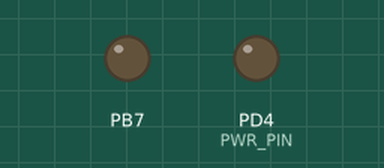
This program was run on a simulated ATmega644P, built with avr-gcc and emulated at 12 MHz. Shown: output pins drawn as LEDs (lit = HIGH). The modem accepts every AT command (registered, SIM ready, sends succeed) and sends nothing else; what the program prints to the serial monitor is not drawn.

Above: at 6.1 s.
At 20.2 s:
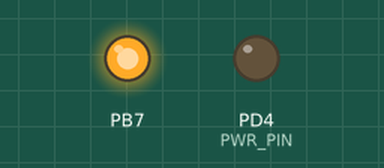
Timing chart, 0 to 41.2 s (numbered marks = the images above):
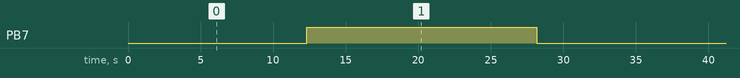

The program:

main.c
```c
/*
 * cartrack.c
 *
 * Created: 15/06/2014 10:40:05
 *  Author: seblovett
 */


#include <avr/io.h>
#include <util/delay.h>
#include <stdio.h>
#include "DebugUsart/Uart.h"
#include "GSM/GSM.h"


int main(void)
{
	DDRB = 0x80;
	Uart_Init();
	printf("\n\n\rCar Track AVR\n\r");
	GSM_Init();
	_delay_ms(4000);
	GPRS_Setup();
    while(1)
    {
		PORTB ^= 0x80;
		GSM_Proc();
		GPRS_Send();
		_delay_ms(5000);
    }
}
```

Uart.c
```c
/**
 *  @brief Uart.c
 *  Date Created: Sun 15 Jun 2014 10:51:54 BST by seblovett on seblovett-Ubuntu
 *  <+Last Edited: Sun 15 Jun 2014 11:23:46 BST by seblovett on seblovett-Ubuntu +>
 *  @author seblovett
 *  @brief ...
 */

#include "Uart.h"
#include "../GSM/Interface.h"
///@todo - make this more generic
void Uart_Init(void)
{
	cli();
	stdout = &mystdout;
	UBRR0H = 0;
	UBRR0L = 0x4d;
	UCSR0B = (1 << RXEN0) | (1 << TXEN0) | (1 << RXCIE0); //enable rx and tx, also rx interrupt
	UCSR0C = (1 << UCSZ01) | (1 << UCSZ00); // 8 data, 1 stop, 0 parity
	sei();
}


void Uart_SendChar(uint8_t c)
{
	while ( !(UCSR0A & (1<<UDRE0)) ) ; //wait until buffer is empty
	UDR0 = c; //send the data
}


ISR(USART0_RX_vect)
{
	uint8_t c = UDR0;
	Interface_SendChar(c);//echo to GSM
	//if (c == '\r')
	//	Interface_SendChar('\n');
	if (c == 2)
	{
		circBuf.WritePtr = 0; //reset ptr
		circBuf.ReadPtr = 0;
		for (c = 0; c < CIRBUF_SIZE; c++)
			circBuf.Buffer[c] = 0;
	}
}

void Uart_SendString(char *s)
{
	while(*s)
		Uart_SendChar(*(s++));
}

int Uart_putchar_printf(char var, FILE *stream) {
    if (var == '\n')
		Uart_SendChar('\r');
    Uart_SendChar(var);
    return 0;
}
```

Uart.h
```c
/*
 * Uart.h
 *
 * Created: 15/06/2014 10:50:57
 *  Author: seblovett
 */

#include <avr/io.h>
#include <avr/interrupt.h>
#include <stdio.h>
#ifndef UART_H_
#define UART_H_


void Uart_Init(void);
void Uart_SendChar(uint8_t c);
void Uart_SendString(char *s);
int Uart_putchar_printf(char var, FILE *stream);

static FILE mystdout = FDEV_SETUP_STREAM(Uart_putchar_printf, NULL, _FDEV_SETUP_WRITE);

#endif /* UART_H_ */
```

AT.h
```c
/*
 * AT.h
 *
 * Created: 15/06/2014 14:04:13
 *  Author: seblovett
 */

#include <stdio.h>
#include "Interface.h"
#ifndef AT_H_
#define AT_H_


#define AT_SUCCESS	0	//! AT command was successful
#define AT_TIMEOUT	1	//! AT command has timed out
#define AT_ERROR	2	//! AT command returned error

uint8_t AT_OK(void);
uint8_t ATE(uint8_t Echo);
uint8_t ATV(uint8_t val);
uint8_t ATaF(void);
uint8_t ATCSQ(void);
uint8_t AT_CGATT(uint8_t val);
uint8_t AT_QIREGAPP(void);
uint8_t AT_QICSGP(void);
uint8_t AT_QISHOWRA(uint8_t val);
uint8_t AT_QIDNSIP(uint8_t val);
uint8_t AT_QIFGCNT(uint8_t val);
uint8_t AT_QILOCIP(void);
uint8_t AT_QIACT(void);
uint8_t AT_QISEND(void);
uint8_t AT_QIOPEN(void);
uint8_t ParseReceived(void);
#endif /* AT_H_ */
```

GSM.c
```c
/**
 *  @brief GSM.c
 *  Date Created: Sun 15 Jun 2014 12:15:12 BST by seblovett on seblovett-Ubuntu
 *  <+Last Edited: Sun 15 Jun 2014 12:16:17 BST by seblovett on seblovett-Ubuntu +>
 *  @author seblovett
 *  @brief Encompassing functions to run the higher level aspects of the GSM modem.
 */

#include "GSM.h"

/** @brief Initialise the GSM module
 */
uint8_t GSM_Init(void)
{
	//defaults in the config
	gsm.config = GSM_CONFIG_ECHO; //atv and echo are on by default
	Interface_Init();
	//maybe power cycle it to ensure it is reset?

	if (AT_TIMEOUT == ATaF()) //if it isn't on
	{
		printf("GSM Off, attempting to turn on...\n\r");
		//turn it on
		Pulse_Power();
		_delay_ms(1000);
		//try again
		if (AT_TIMEOUT == ATaF())
		{
			printf("Cannot turn GSM on");
			return AT_TIMEOUT;
		}
	}
	gsm.status |= GSM_STATUS_POWER; //remember that it is on.
	//set to not echo
	ATE(1);
	ATV(1);
	AT_OK();
	ATCSQ();
	AT_CGATT(1);
	printf("\n\rStatus = %x\n\r", gsm.status);
	return 0;

}

/** @brief Checks if the GSM modem is on or off
 *	Result is stored in the GSM_t.status
 */
void GSM_CheckOn()
{
	switch (AT_OK())
	{
		case AT_SUCCESS:
			//set the bit
			gsm.status |= GSM_STATUS_POWER;
			break;
		default:
			//clear the bit
			gsm.status &= ~(GSM_STATUS_POWER);
			break;
	}
}

/** @brief Runs regular functions needed.
 *  retval - 0 okay, > 0 error
 *  Runs the ParseReceived() function.
 *  Also sends an AT command to ensure the GSM is still working error free.
 *	Any errors found here are stored in the GSM_t struct.
 */
uint8_t GSM_Proc(void)
{
	//uint8_t c = Circ_Read_Char();
	return ParseReceived();
	//Dump_Buf();
	//return 0;
}


/** @brief Calls all AT commands to set up the GPRS functionality
  */
void GPRS_Setup()
{
	AT_QIREGAPP();
	_delay_ms(1000);
	AT_QIACT();
	_delay_ms(1000);
	AT_CGATT(1);
	_delay_ms(1000);
	//AT_QILOCIP();
	AT_QIFGCNT(0);
	_delay_ms(1000);
	AT_QIDNSIP(1);
	_delay_ms(1000);
	AT_QISHOWRA(1);
	_delay_ms(1000);
}


/** @brief Calls functions needed to submit data to the website
 *	@todo - need to put actual data sending in here
 */
void GPRS_Send(void)
{
	AT_QIOPEN();

	//QISEND
	_delay_ms(4000);
	AT_QISEND();
	//QICLOSE

}
```

GSM.h
```c
/*
 * GSM.h
 *
 * Created: 15/06/2014 12:05:36
 *  Author: seblovett
 */

#include "Interface.h"
#include "AT.h"
#include <util/delay.h>
#ifndef GSM_H_
#define GSM_H_
uint8_t GSM_Init(void);
uint8_t GSM_Proc(void);
void GPRS_Setup();
void GPRS_Send(void);
#endif /* GSM_H_ */
```

Interface.c
```c
/**
 *  @brief Interface.c
 *  Date Created: Sun 15 Jun 2014 12:05:52 BST by seblovett on seblovett-Ubuntu
 *  <+Last Edited: Sun 15 Jun 2014 12:06:26 BST by seblovett on seblovett-Ubuntu +>
 *  @author seblovett
 *  @brief All hardware specifics are done in this file
 */

#include "Interface.h"


/** @brief initialises the peripherals and variables needed
 *	USART is configured
 *	Power pin in set to output,
 *	Circular Buffer is cleared
 */
void Interface_Init()
{
	cli();
	//initialise the uart interface
	UBRR1H = 0;
	UBRR1L = 0x4d;
	UCSR1B = (1 << RXEN1) | (1 << TXEN1) | (1 << RXCIE1); //enable rx and tx, also rx interrupt
	UCSR1C = (1 << UCSZ11) | (1 << UCSZ10); // 8 data, 1 stop, 0 parity

	//init power pin
	PWR_PORT &= ~(1 << PWR_PIN);
	PWR_DDR |= (1 << PWR_PIN);

	//initialise the circular buffer
	circBuf.ReadPtr = 0;
	circBuf.WritePtr = 0;
	sei();

}

/** @brief Sends a single uint8_t to the GSM modem
 *	@param c - the data to send
 */
void Interface_SendChar(uint8_t c)
{
	while ( !(UCSR1A & (1<<UDRE1)) ) ; //wait until buffer is empty
	UDR1 = c; //send the data
}

/** @brief ISR for the receipt of data from modem.
 *	Data received is stored in the circular buffer using Circ_Write_Char()
 */
ISR(USART1_RX_vect)
{
	uint8_t c = UDR1;
	Circ_Write_Char(c);
}

/** @brief Sends a string of chars to the GSM modem
 *	@param s - a pointer to the null terminated string to send
 */
void Interface_SendString(char *s)
{
	while(*s)
		Interface_SendChar(*(s++));
}

/** @brief Debug method for dumping the contents and pointers of the circular buffer
 */
void Dump_Buf(void)
{
	printf("\r                                                 \r");
	for (uint8_t i = 0; i < CIRBUF_SIZE; i++)
	{
			printf("%c", circBuf.Buffer[i]);
	}
	printf("\tWP=%d\tRP=%d", circBuf.WritePtr, circBuf.ReadPtr);
}

/** @brief Calculates how much data is in the buffer (if any)
 *	@retval number of bytes of valid, unread data in the circular buffer
 */
uint8_t Circ_Count(void)
{
	uint8_t retval;
	if (circBuf.ReadPtr <= circBuf.WritePtr) //not wrapped
		retval = circBuf.WritePtr - circBuf.ReadPtr; //return the diff
	else
		retval = (circBuf.WritePtr + (CIRBUF_SIZE - circBuf.ReadPtr)); //if it is wrapped
	return retval;
}

/** @brief pulses the power pin to turn the GSM modem on.
 */
void Pulse_Power(void)
{
	PWR_PORT |= (1 << PWR_PIN);
	_delay_ms(500);
	PWR_PORT &= ~(1 << PWR_PIN);
}
```

Interface.h
```c
/*
 * Interface.h
 *
 * Created: 15/06/2014 12:05:45
 *  Author: seblovett
 */

#include <avr/io.h>
#include <avr/interrupt.h>
#include <stdio.h>
#include <util/delay.h>

#ifndef INTERFACE_H_
#define INTERFACE_H_


#define GPRS_APN	"bluevia.movistar.es" //! The APN to use
#define CIRBUF_SIZE 250		//! Size of the circular buffer. Maximum of 254.

/** \defgroup powerpin "Power Pin Configuration" */
/* @{ */
#define PWR_DDR		DDRD	//! DDR the power connection is on
#define PWR_PORT	PORTD	//!	PORT the power connection is on
#define PWR_PIN		PD4		//! Pin the power connection is on
/* @} */


void Interface_SendString(char *s);
void Interface_SendChar(uint8_t c);
void Interface_Init(void);
void Dump_Buf(void);
void Pulse_Power(void);
uint8_t Circ_Count(void);


//! @todo implement an overflow status in the circular buffer
typedef struct  {
	uint8_t ReadPtr; //! Read pointer
	uint8_t WritePtr;	//! Write pointer
	uint8_t Buffer[CIRBUF_SIZE]; //Circular buffer
	} CircularBuf_t;

CircularBuf_t circBuf;


//GSM struct
typedef struct {
	uint8_t status; //! Holds the status of the GSM modem | Power | Res(3) | Status (4) |
	uint8_t config; //! Holds some on the configuration of the GSM modem | Res(6) | ATV | ATE |
	uint8_t signal; //! The signal strength of the modem
	uint8_t gprs; //! GPRS status of the modem | res(7) | attached |
	} GSM_t;

GSM_t gsm;

/** \defgroup gsmdefs "Masks and Offsets for the GSM_t struct */
/* @{ */
#define GSM_STATUS_POWER	0x80
#define GSM_STATUS_POWER_Off 7
#define GSM_STATUS_MASK		0x0F
#define GSM_STATUS_OFFSET	0x00
#define GSM_STATUS_OK			0x00
#define GSM_STATUS_CONNECT		0x01
#define GSM_STATUS_RING			0x02
#define GSM_STATUS_NOCAR		0x03
#define GSM_STATUS_ERROR		0x04
#define GSM_STATUS_NODIAL		0x06
#define GSM_STATUS_BUSY			0x07
#define GSM_STATUS_NOANS		0x08
#define GSM_STATUS_PROC			0x09

#define GSM_CONFIG_ECHO		0x01
#define GSM_CONFIG_ATV		0x02

#define GSM_GPRS_ATTACHED	0x01

/* @} */

/** \defgroup gsminlines "Inline Functions for the Interface" */
/* @{ */

/** @brief Writes a uint8_t to the circular buffer
 *	@param c - the uint8_t to write.
 *	Will only write the data to the buffer if there is space in the buffer.
 *	Else, it is discarded.
 *	Write pointer is incremented upon successful write.
 */
__inline__ void Circ_Write_Char(uint8_t c)
{
	//check if full
	if(circBuf.WritePtr == (CIRBUF_SIZE -1)	) //wp is at end
	{
		if (circBuf.ReadPtr != 0)
		{
			circBuf.Buffer[circBuf.WritePtr] = c;
			circBuf.WritePtr = 0; //move to the beginning
		}
		//else it is full, data is discarded
	}
	else if (circBuf.WritePtr != (circBuf.ReadPtr - 1))
	{
		circBuf.Buffer[circBuf.WritePtr++] = c;
	}
	//else wp is one below rp - buffer is full
}


/** @brief Reads a uint8_t from the circular buffer
 *	@retval the data from the buffer.
 *	Will only read if there is data in the buffer.
 *	Else, 0 is returned
 *	Read pointer is incremented upon successful read.
 */
__inline__ uint8_t Circ_Read_Char()
{
	//check if there is data to be read
	if(circBuf.ReadPtr == circBuf.WritePtr) //no data
	{
		return 0;
	}
	else
	{
		if(circBuf.ReadPtr == (CIRBUF_SIZE -1)) //at the end
		{
			circBuf.ReadPtr = 0;
			return circBuf.Buffer[CIRBUF_SIZE -1];
		}
		else
			return circBuf.Buffer[circBuf.ReadPtr++];
	}
}


/** @brief Starts the timer
 *	Timer count and overflow are reset before the timer is started.
 */
__inline__ void Timer_start(void)
{
	TCNT1 = 0x0000; //reset timer
	TIFR1 |= (1 << TOV1); //clear overflow flag
	TCCR1B = (1 << CS02) | (1 << CS00);
}

/** @brief Stops the timer
 *	Timer count and overflow are reset after the timer is stopped.
 */
__inline__ void Timer_stop(void)
{
	TCCR1B = 0;// stop the timer
	TCNT1 = 0x0000; //reset timer
	TIFR1 |= (1 << TOV1); //clear overflow flag
}

/** @brief checks if the Timer has overflowed
 *	@retval - 0 not overflowed, 1 timer has overflowed
 */
__inline__ uint8_t Timer_Ovf(void)
{
	return (TIFR1 & (1 << TOV1)); //mask the timer overflow out
}


/** @brief checks if the GSM is on
 *	@retval - 0 off, 1 on
 *	Only checks the struct. For a hardware check, see GSM_CheckOn();
 */
__inline__ uint8_t GSM_On(void)
{
	return (( gsm.status & GSM_STATUS_POWER ) >> GSM_STATUS_POWER_Off );
}

#endif /* INTERFACE_H_ */
```

Source omitted: AT.c (20090 bytes)

Measured:
- by itself, PB7: alternates HIGH for 15.9 s and LOW for 15.9 s
